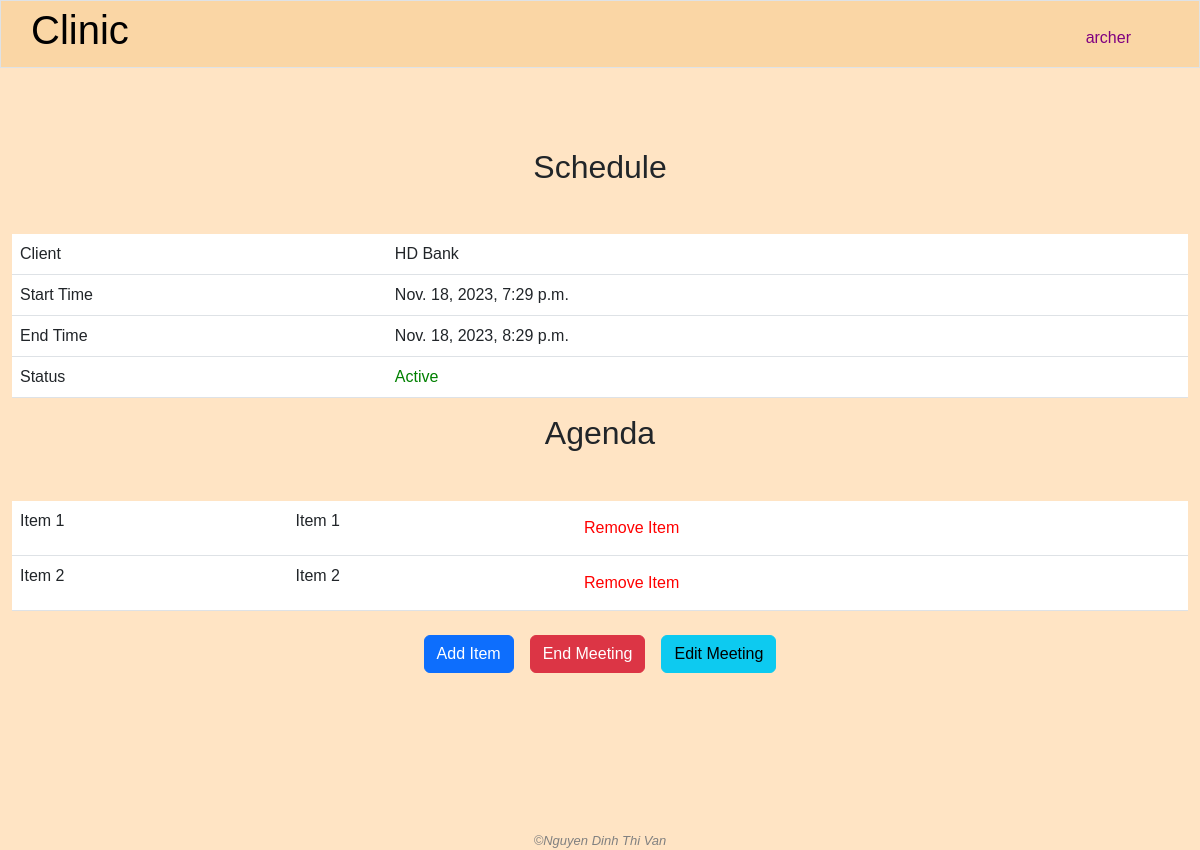
/meeting_agenda/11 (signed in), run on an earlier commit of the app's database.
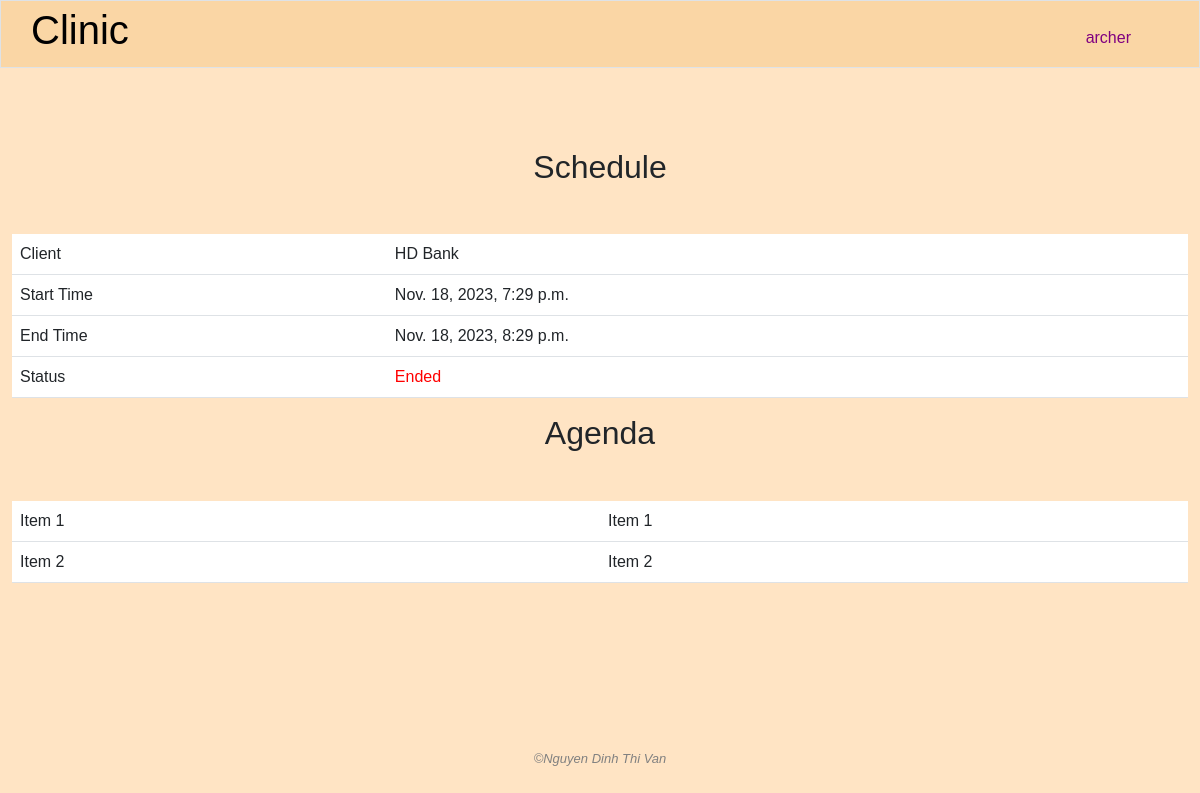
And on a later commit of the database.
### clinic/models.py (models this page shows)
class MeetingAgendaItem(models.Model):
    meetup = models.ForeignKey(MeetUp, on_delete=models.CASCADE, related_name='agenda')
    item = models.TextField()
    result = models.TextField()

### clinic/views.py (the view)
# urls.py: path('meeting_agenda/<int:meeting_id>', views.meeting_agenda, name="meeting_agenda"),
@login_required
def meeting_agenda(request, meeting_id):
    if "read_meeting_info" not in user_right(request.user.management_right_level):
        request.session['nay_message'] = "You do not have the permission to check this information"
        return HttpResponseRedirect(reverse('index'))
    meeting = MeetUp.objects.get(pk=meeting_id)
    if "modify_meeting_info" not in user_right(request.user.management_right_level):
        meeting.edit_permission = False
    else:
        meeting.edit_permission = True
    yay_message = request.session.get('yay_message', '')
    nay_message = request.session.get('nay_message', '')
    request.session['yay_message'] = ''
    request.session['nay_message'] = ''
    return render(request, "clinic/meeting_agenda.html", {
        "meeting": meeting,
        "nay_message": nay_message,
        "yay_message": yay_message
    })

### clinic/templates/clinic/meeting_agenda.html (shortened to what this page needs)
{% extends "clinic/layout.html" %}
{% load static %}
{% block main %}
    <h2 class="text-center page-title">Schedule</h2>
    <div class="container-fluid">
        <table class="table table-hover">
            <tbody>
                <tr>
                    <td>Client</td>
                    <td>{{ meeting.client.name }}</td>
                </tr>
                <tr>
                    <td>Start Time</td>
                    <td>{{ meeting.start_time }}</td>
                </tr>
                <tr>
                    <td>End Time</td>
                    <td>{{ meeting.end_time }}</td>
                </tr>
                <tr>
                    <td>Status</td>
                    <td>
                        {% if not meeting.end_or_not %}
                            <span style="color: green;">Active</span>
                        {% else %}
                            <span style="color: red;">Ended</span>
                        {% endif %}
                    </td>
                </tr>
            </tbody>
        </table>
    </div>
    <h2 class="text-center page-title">Agenda</h2>
    <div class="container-fluid">
        <table class="table table-hover">
            <tbody>
                {% for item in meeting.agenda.all.values %}
                    <tr>
                        <td>Item {{ forloop.counter }}</td>
                        <td>{{ item.item }}</td>
                        {% if meeting.edit_permission and not meeting.end_or_not %}
                            <td>
                                <form action="{% url 'meeting_item_remove' meeting_id=meeting.id %}" method="post" onsubmit="return confirm('Do you really want to remove this agenda item?');">
                                    <button class="btn btn-link no-underline"><span style="color: red;">Remove Item</span></button>
                                </form>
                            </td>
                        {% endif %}
                    </tr>
                {% empty %}
                    <tr>
                        <td>N/A</td>
                    </tr>
                {% endfor %}
            </tbody>
        </table>
    </div>
    {% if not meeting.end_or_not %}
        {% if meeting.edit_permission %}
            <div style="display: flex; justify-content: center; align-items: center;">
                <div>
                    <table>
                        <tbody>
                            <tr>
                                <td>
                                    <button class="btn btn-primary" id="show-add-meeting-agenda-form">Add Item</button>
                                </td>
                                <td>
                                    <form action="{% url 'end_meeting' %}" method="post" id="end-meeting-form" onsubmit="return confirm('Are you really want to end this meeting?');">
                                        <button class="btn btn-danger">End Meeting</button>
                                    </form>
                                </td>
                                <td>
                                    <button class="btn btn-info" id="show-edit-meeting-form">Edit Meeting</button>
                                </td>
                            </tr>
                        </tbody>
                    </table>
                </div>
            </div>
        {% else %}
            <script>
                // Save the variable for JavaScript using
                var userHasPermission = false;
            </script>
        {% endif %}
    {% else %}
        <script>
            // Save the variable for JavaScript
            var isMeetingEnd = true;
        </script>
    {% endif %}
{% endblock %}

What changed in the data, as far as the page shows it:
changed MeetUp "HD Bank": end_or_not False → True (drawn)
shown differently, row unchanged: MeetingAgendaItem "Item 1": no longer shows "Remove Item"
shown differently, row unchanged: MeetingAgendaItem "Item 2": no longer shows "Remove Item"
Also different on the page:
text no longer shown: "Active Add Item End Meeting Edit Meeting"
text now shown: "Ended"
